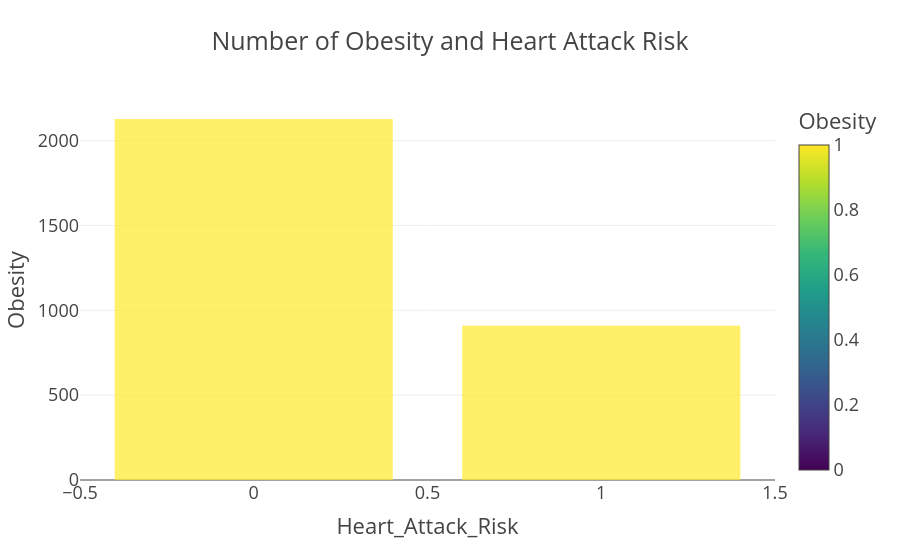

Here is the notebook cell this chart was saved with:
### Code cell
fig = px.bar(df, x='Heart_Attack_Risk', y='Obesity', color = 'Obesity',title = "Number of Obesity and Heart Attack Risk ", template = "presentation")
fig.show()

### Figure 1 — Plotly figure (JSON) as saved in the notebook; plotly's stock layout.template omitted (floating-point values rounded to 4 significant figures; data arrays with more than 128 entries replaced by an {"elided": "..."} marker saying what was removed)
{"data": [{"alignmentgroup": "True", "hovertemplate": "Heart_Attack_Risk=%{x}<br>Obesity=%{marker.color}<extra></extra>", "legendgroup": "", "marker": {"color": {"elided": "10000 int values"}, "coloraxis": "coloraxis", "pattern": {"shape": ""}}, "name": "", "offsetgroup": "", "orientation": "v", "showlegend": false, "textposition": "auto", "type": "bar", "x": {"elided": "10000 int values"}, "xaxis": "x", "y": {"elided": "10000 int values"}, "yaxis": "y"}], "layout": {"barmode": "relative", "coloraxis": {"colorbar": {"title": {"text": "Obesity"}}, "colorscale": [[0, "#440154"], [0.1111, "#482878"], [0.2222, "#3e4989"], [0.3333, "#31688e"], [0.4444, "#26828e"], [0.5556, "#1f9e89"], [0.6667, "#35b779"], [0.7778, "#6ece58"], [0.8889, "#b5de2b"], [1, "#fde725"]]}, "legend": {"tracegroupgap": 0}, "title": {"text": "Number of Obesity and Heart Attack Risk "}, "xaxis": {"anchor": "y", "domain": [0, 1], "title": {"text": "Heart_Attack_Risk"}}, "yaxis": {"anchor": "x", "domain": [0, 1], "title": {"text": "Obesity"}}}}
